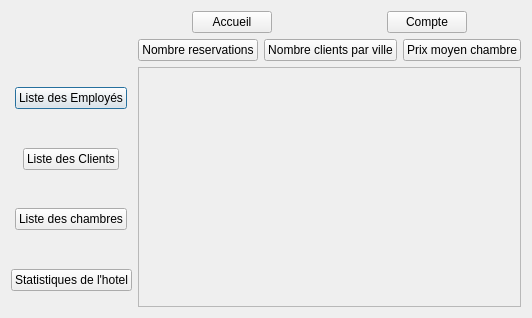
<?xml version="1.0" encoding="UTF-8"?>
<ui version="4.0">
 <class>empRespStatsDialog</class>
 <widget class="QDialog" name="empRespStatsDialog">
  <property name="geometry">
   <rect>
    <x>0</x>
    <y>0</y>
    <width>455</width>
    <height>318</height>
   </rect>
  </property>
  <property name="windowTitle">
   <string>Dialog</string>
  </property>
  <layout class="QGridLayout" name="gridLayout">
   <item row="0" column="0">
    <layout class="QGridLayout" name="gridLayout_8">
     <item row="2" column="0" alignment="Qt::AlignHCenter|Qt::AlignVCenter">
      <widget class="QPushButton" name="pushButtonListeEmployes_3">
       <property name="text">
        <string>Liste des Employés</string>
       </property>
      </widget>
     </item>
     <item row="4" column="0" alignment="Qt::AlignHCenter|Qt::AlignVCenter">
      <widget class="QPushButton" name="pushButton_ListeClients_3">
       <property name="autoFillBackground">
        <bool>false</bool>
       </property>
       <property name="text">
        <string>Liste des Clients</string>
       </property>
      </widget>
     </item>
     <item row="1" column="0" alignment="Qt::AlignHCenter|Qt::AlignVCenter">
      <widget class="QLabel" name="logo_3">
       <property name="text">
        <string/>
       </property>
       <property name="pixmap">
        <pixmap>logoProjet_petit.png</pixmap>
       </property>
       <property name="alignment">
        <set>Qt::AlignCenter</set>
       </property>
      </widget>
     </item>
     <item row="7" column="0" alignment="Qt::AlignHCenter|Qt::AlignVCenter">
      <widget class="QPushButton" name="pushButton_AfficherChambres_3">
       <property name="text">
        <string>Liste des chambres</string>
       </property>
      </widget>
     </item>
     <item row="8" column="0" alignment="Qt::AlignHCenter|Qt::AlignVCenter">
      <widget class="QPushButton" name="pushButton_Stats">
       <property name="text">
        <string>Statistiques de l'hotel</string>
       </property>
      </widget>
     </item>
    </layout>
   </item>
   <item row="0" column="1">
    <layout class="QVBoxLayout" name="verticalLayout_4" stretch="0,0,0">
     <item>
      <layout class="QHBoxLayout" name="horizontalLayout_3">
       <item alignment="Qt::AlignHCenter|Qt::AlignVCenter">
        <widget class="QPushButton" name="accueil_3">
         <property name="text">
          <string>Accueil</string>
         </property>
        </widget>
       </item>
       <item alignment="Qt::AlignHCenter|Qt::AlignVCenter">
        <widget class="QPushButton" name="account_3">
         <property name="text">
          <string>Compte</string>
         </property>
        </widget>
       </item>
      </layout>
     </item>
     <item>
      <layout class="QHBoxLayout" name="horizontalLayout_26">
       <item>
        <widget class="QPushButton" name="pushButton_NbResaYM">
         <property name="text">
          <string>Nombre reservations</string>
         </property>
        </widget>
       </item>
       <item>
        <widget class="QPushButton" name="pushButton_NbClientsVille">
         <property name="text">
          <string>Nombre clients par ville</string>
         </property>
        </widget>
       </item>
       <item>
        <widget class="QPushButton" name="pushButton_PrixMoyenChambre">
         <property name="text">
          <string>Prix moyen chambre</string>
         </property>
        </widget>
       </item>
      </layout>
     </item>
     <item>
      <widget class="QScrollArea" name="scrollArea_Graphe">
       <property name="widgetResizable">
        <bool>true</bool>
       </property>
       <widget class="QWidget" name="scrollAreaWidgetContents">
        <property name="geometry">
         <rect>
          <x>0</x>
          <y>0</y>
          <width>323</width>
          <height>254</height>
         </rect>
        </property>
       </widget>
      </widget>
     </item>
    </layout>
   </item>
  </layout>
 </widget>
 <resources/>
 <connections/>
</ui>
